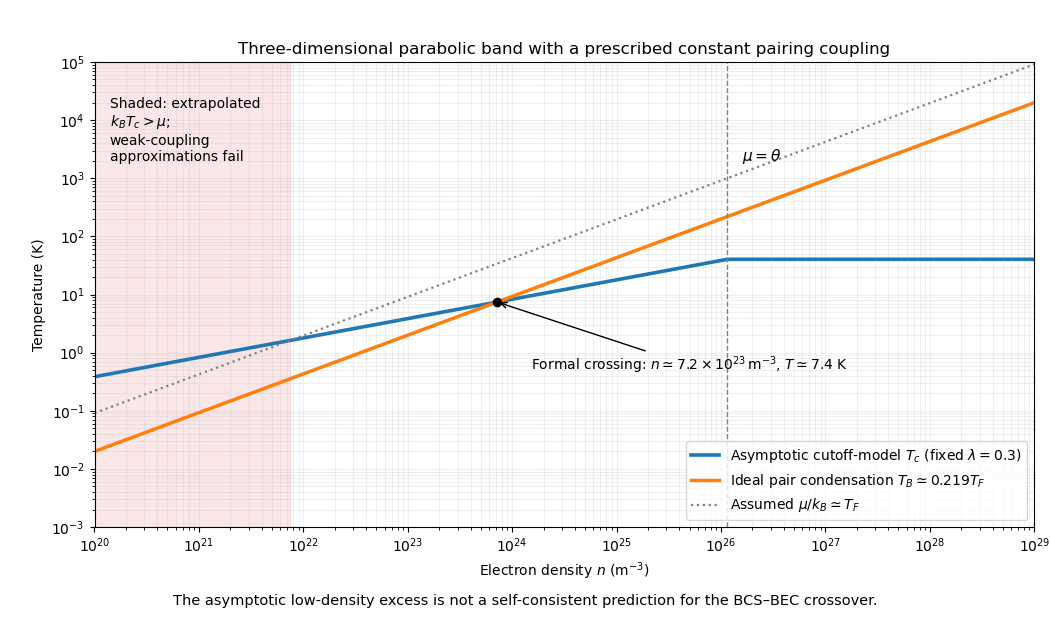

Reproduce this figure in Python.
"""Original prescribed-cutoff-model density comparison; write PNG to cwd."""
from pathlib import Path
import matplotlib
matplotlib.use("Agg")
import matplotlib.pyplot as plt
import numpy as np

hbar, mass, kb = 1.054571817e-34, 9.1093837139e-31, 1.380649e-23
theta_over_k, coupling, bose_integral = 1000.0, 0.3, 2.3
n_theta = (2 * mass * kb * theta_over_k / hbar**2)**1.5 / (3 * np.pi**2)
a = 1.13 * np.exp(-1 / coupling)
cb = 0.5 * (2 / (3 * bose_integral))**(2 / 3)
n = np.geomspace(1e20, 1e29, 600)
u = n / n_theta
tf = theta_over_k * u**(2 / 3)
tc = theta_over_k * a * np.minimum(1, u**(1 / 3))
tb = cb * tf
n_cross = n_theta * (a / cb)**3
t_cross = theta_over_k * a**2 / cb
n_bad = n_theta * a**3
fig, ax = plt.subplots(figsize=(10.5, 6.2), dpi=100, facecolor="white")
ax.loglog(n, tc, lw=2.6, label=r"Asymptotic cutoff-model $T_c$ (fixed $\lambda=0.3$)")
ax.loglog(n, tb, lw=2.5, label=r"Ideal pair condensation $T_B\simeq0.219T_F$")
ax.loglog(n, tf, color="0.5", ls=":", lw=1.6, label=r"Assumed $\mu/k_B\simeq T_F$")
ax.axvspan(n.min(), n_bad, color="tab:red", alpha=0.10)
ax.axvline(n_theta, color="0.5", lw=1, ls="--")
ax.scatter([n_cross], [t_cross], color="black", s=35, zorder=5)
ax.annotate(r"Formal crossing: $n\simeq7.2\times10^{23}\,\mathrm{m}^{-3}$, $T\simeq7.4$ K",
            (n_cross, t_cross), (1.5e24, 0.5), fontsize=10, arrowprops={"arrowstyle": "->"})
ax.text(1.4e20, 2e3, "Shaded: extrapolated\n" + r"$k_BT_c>\mu$;" + "\nweak-coupling\napproximations fail", fontsize=10)
ax.text(1.6e26, 2e3, r"$\mu=\theta$", fontsize=11)
ax.set(xlabel=r"Electron density $n$ ($\mathrm{m}^{-3}$)", ylabel="Temperature (K)",
       title="Three-dimensional parabolic band with a prescribed constant pairing coupling",
       xlim=(1e20, 1e29), ylim=(1e-3, 1e5))
ax.grid(alpha=0.18, which="both")
ax.legend(loc="lower right", fontsize=10)
fig.text(0.5, 0.025, "The asymptotic low-density excess is not a self-consistent prediction for the BCS–BEC crossover.",
         ha="center", fontsize=10.5)
fig.subplots_adjust(left=0.09, right=0.985, top=0.9, bottom=0.15)
fig.savefig(Path.cwd() / Path(__file__).with_suffix(".png").name, facecolor="white")
